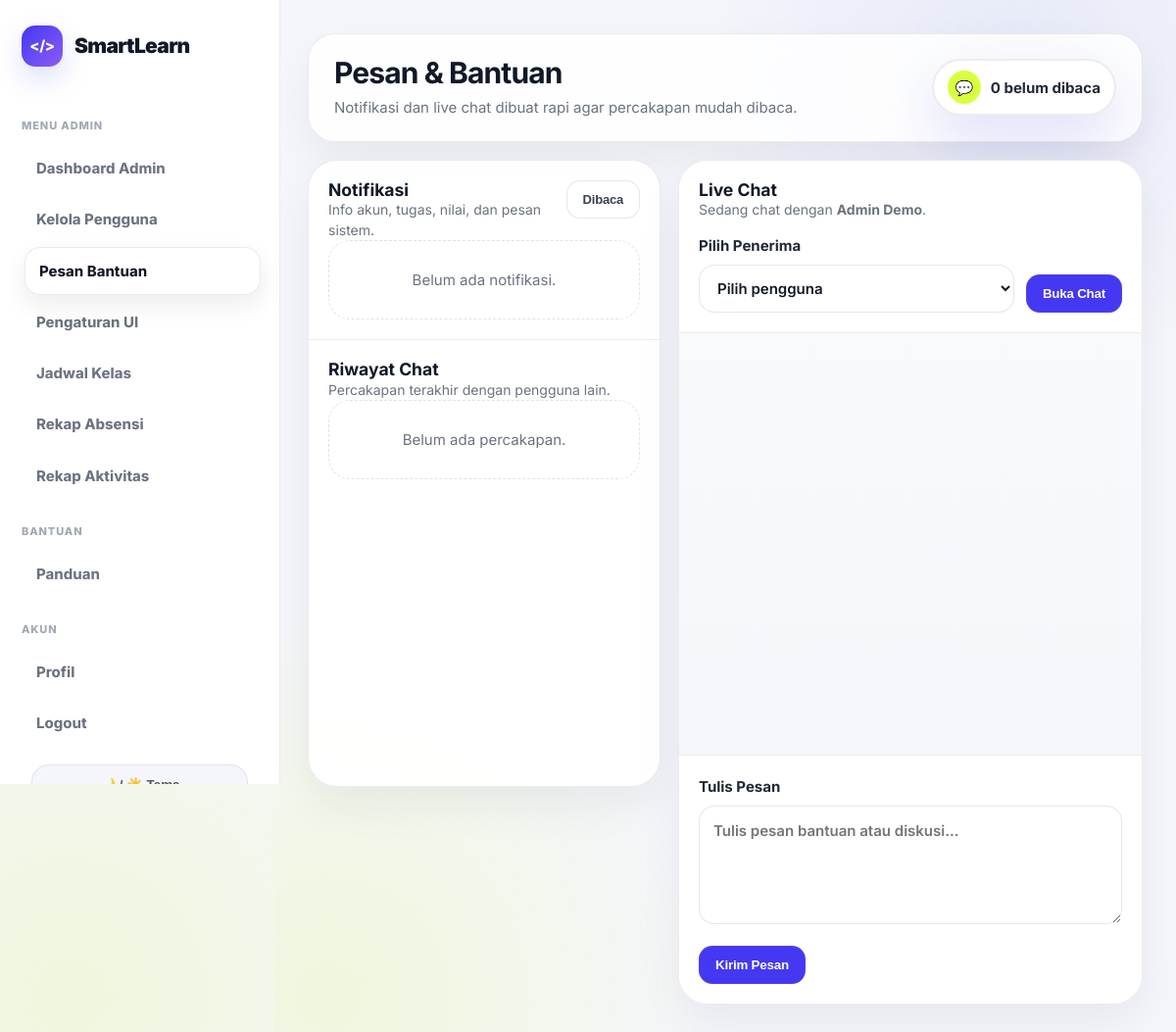
Page /pages/admin/pesan.php?chat_with=3 (signed in) on the committed database.
### tables this page shows
CREATE TABLE IF NOT EXISTS ui_settings (
    id_setting INT AUTO_INCREMENT PRIMARY KEY,
    app_name VARCHAR(100) NOT NULL DEFAULT 'SmartLearn',
    logo_icon VARCHAR(20) NOT NULL DEFAULT '</>',
    primary_color VARCHAR(20) NOT NULL DEFAULT '#4438f2',
    accent_color VARCHAR(20) NOT NULL DEFAULT '#d8ff3e',
    sidebar_color VARCHAR(20) NOT NULL DEFAULT '#151923',
    radius_size INT NOT NULL DEFAULT 30,
    updated_at TIMESTAMP DEFAULT CURRENT_TIMESTAMP ON UPDATE CURRENT_TIMESTAMP
);

CREATE TABLE users (
    id_user INT AUTO_INCREMENT PRIMARY KEY,
    nama VARCHAR(100) NOT NULL,
    email VARCHAR(100) NOT NULL UNIQUE,
    password VARCHAR(255) NOT NULL,
    role ENUM('siswa','guru','admin') NOT NULL,
    kelas VARCHAR(50) DEFAULT NULL,
    created_at TIMESTAMP DEFAULT CURRENT_TIMESTAMP
);

### includes/ui_settings.php (called while the page is built, shortened)
<?php
$ui = [
    'app_name' => 'SmartLearn',
    'logo_icon' => 'SL',
    'primary_color' => '#5b6ee1',
    'accent_color' => '#d8ff3e',
    'sidebar_color' => '#ffffff',
    'radius_size' => 24,
    'font_family' => 'Inter, Arial, sans-serif',
    'font_size' => 15,
    'text_color' => '#1f2937',
    'heading_color' => '#111827',
    'panel_color' => '#ffffff',
    'theme_template' => 'smartlearn_clean'
];
if (isset($koneksi)) {
    $ui_query = @mysqli_query($koneksi, "SELECT * FROM ui_settings WHERE id_setting=1");
    if ($ui_query && mysqli_num_rows($ui_query) > 0) {
        $db_ui = mysqli_fetch_assoc($ui_query);
        foreach ($db_ui as $key => $value) {
            if ($value !== null && $value !== '') {
                $ui[$key] = $value;
            }
        }
    }
}
$ui_app_name = $ui['app_name'] ?? 'SmartLearn';
$ui_logo_icon = $ui['logo_icon'] ?? 'SL';
?>

### pages/admin/pesan.php (the view, shortened to what this page needs)
<?php
include "../../config/koneksi.php";
$id_user = $_SESSION['user']['id_user'];
$chat_with = intval($_GET['chat_with'] ?? 0);
$receiverData = null;
if ($chat_with > 0) {
    $receiverData = mysqli_fetch_assoc(mysqli_query($koneksi, "SELECT * FROM users WHERE id_user=$chat_with"));
    if ($receiverData) {
        mysqli_query($koneksi, "UPDATE chat_messages SET sudah_dibaca=1 WHERE id_sender=$chat_with AND id_receiver=$id_user");
    }
}
$notif = mysqli_query($koneksi, "SELECT * FROM notifikasi WHERE id_user=$id_user ORDER BY created_at DESC LIMIT 6");
$unread = mysqli_fetch_assoc(mysqli_query($koneksi, "SELECT COUNT(*) AS total FROM notifikasi WHERE id_user=$id_user AND sudah_dibaca=0"))['total'];
$threads = mysqli_query($koneksi, "
    SELECT u.id_user, u.nama, u.role,
        MAX(cm.created_at) AS last_time,
        SUM(CASE WHEN cm.id_receiver=$id_user AND cm.sudah_dibaca=0 THEN 1 ELSE 0 END) AS unread_count
    FROM users u
    JOIN chat_messages cm
        ON (cm.id_sender=u.id_user AND cm.id_receiver=$id_user)
        OR (cm.id_receiver=u.id_user AND cm.id_sender=$id_user)
    WHERE u.id_user != $id_user
    GROUP BY u.id_user, u.nama, u.role
    ORDER BY last_time DESC
");
?>
<!DOCTYPE html>
<html lang="id">
<head>
    <link rel="stylesheet" href="../../assets/css/style.css">
</head>
<body>
<div class="dashboard-layout">
    <?php include "sidebar.php"; ?>
    <main class="main">
        <div class="topbar">
            <div>
                <h1>Pesan & Bantuan</h1>
                <p>Notifikasi dan live chat dibuat rapi agar percakapan mudah dibaca.</p>
            </div>
            <div class="user-pill">
                <div class="avatar">💬</div>
                <?= $unread; ?> belum dibaca
            </div>
        </div>
        <section class="clean-chat-grid">
            <aside class="clean-chat-side">
                <div class="clean-chat-section">
                    <div style="display:flex; justify-content:space-between; gap:12px; align-items:flex-start;">
                        <div>
                            <h3>Notifikasi</h3>
                            <p class="small-muted">Info akun, tugas, nilai, dan pesan sistem.</p>
                        </div>
                        <form method="POST">
                            <button class="btn btn-outline btn-sm" name="mark_read" type="submit">Dibaca</button>
                        </form>
                    </div>
                    <?php if (!$notif || mysqli_num_rows($notif) == 0): ?>
                        <div class="empty-state">Belum ada notifikasi.</div>
                    <?php endif; ?>
                </div>
                <div class="clean-chat-section">
                    <h3>Riwayat Chat</h3>
                    <p class="small-muted">Percakapan terakhir dengan pengguna lain.</p>
                    <?php if (!$threads || mysqli_num_rows($threads) == 0): ?>
                        <div class="empty-state">Belum ada percakapan.</div>
                    <?php endif; ?>
                </div>
            </aside>
            <section class="clean-chat-main">
                <div class="chat-header-clean">
                    <h3>Live Chat</h3>
                    <p class="small-muted">
                        <?php if ($receiverData): ?>
                            Sedang chat dengan <strong><?= htmlspecialchars($receiverData['nama']); ?></strong>.
                        <?php else: ?>
                            Pilih penerima untuk memulai live chat.
                        <?php endif; ?>
                    </p>
                    <form method="GET" class="chat-picker-clean">
                        <div class="form-group" style="margin:0;">
                            <label>Pilih Penerima</label>
                            <select name="chat_with" class="form-control" required>
                                <option value="">Pilih pengguna</option>
                            </select>
                        </div>
                        <button class="btn btn-primary" type="submit">Buka Chat</button>
                    </form>
                </div>
                <div class="chat-messages-clean" id="chatMessagesBox">
                </div>
                <?php if ($receiverData): ?>
                    <form method="POST" class="chat-compose-clean">
                        <div class="form-group">
                            <label>Tulis Pesan</label>
                            <textarea name="pesan" class="form-control" rows="4" placeholder="Tulis pesan bantuan atau diskusi..." required></textarea>
                        </div>
                        <button type="submit" name="kirim_chat" class="btn btn-primary">Kirim Pesan</button>
                    </form>
                <?php endif; ?>
            </section>
        </section>
    </main>
</div>
</body>
</html>

### pages/admin/sidebar.php (shortened to what this page needs)
<?php
$currentPage = basename($_SERVER['PHP_SELF']);
include_once "../../includes/ui_settings.php";
?>
<aside class="sidebar">
    <div class="logo">
        <div class="logo-icon"><?= htmlspecialchars($ui_logo_icon); ?></div>
        <span><?= htmlspecialchars($ui_app_name); ?></span>
    </div>
    <div class="menu">
        <div class="menu-title">Menu Admin</div>
        <a class="<?= $currentPage == 'dashboard.php' ? 'active' : ''; ?>" href="dashboard.php">Dashboard Admin</a>
        <a class="<?= in_array($currentPage, ['kelola_pengguna.php','edit_pengguna.php','helpdesk.php','helpdesk_logs.php']) ? 'active' : ''; ?>" href="kelola_pengguna.php">Kelola Pengguna</a>
        <a class="<?= $currentPage == 'pesan.php' ? 'active' : ''; ?>" href="pesan.php">Pesan Bantuan</a>
        <a class="<?= $currentPage == 'ui_settings.php' ? 'active' : ''; ?>" href="ui_settings.php">Pengaturan UI</a>
        <a class="<?= $currentPage == 'jadwal.php' ? 'active' : ''; ?>" href="jadwal.php">Jadwal Kelas</a>
        <a class="<?= $currentPage == 'absensi.php' ? 'active' : ''; ?>" href="absensi.php">Rekap Absensi</a>
        <a class="<?= $currentPage == 'rekap_aktivitas.php' ? 'active' : ''; ?>" href="rekap_aktivitas.php">Rekap Aktivitas</a>
        <div class="menu-title">Bantuan</div>
        <a class="<?= $currentPage == 'panduan.php' ? 'active' : ''; ?>" href="panduan.php">Panduan</a>
        <div class="menu-title">Akun</div>
        <a class="<?= $currentPage == 'profil.php' ? 'active' : ''; ?>" href="profil.php">Profil</a>
        <a href="../../logout.php">Logout</a>
    </div>
    <button class="theme-toggle-btn" onclick="toggleLmsTheme()">🌙 / ☀️ Tema</button>
</aside>

### rows in the picture
ui_settings: logo_icon "</>", app_name "SmartLearn"
users: nama "Admin Demo"

### other values in the picture
$unread "0"
